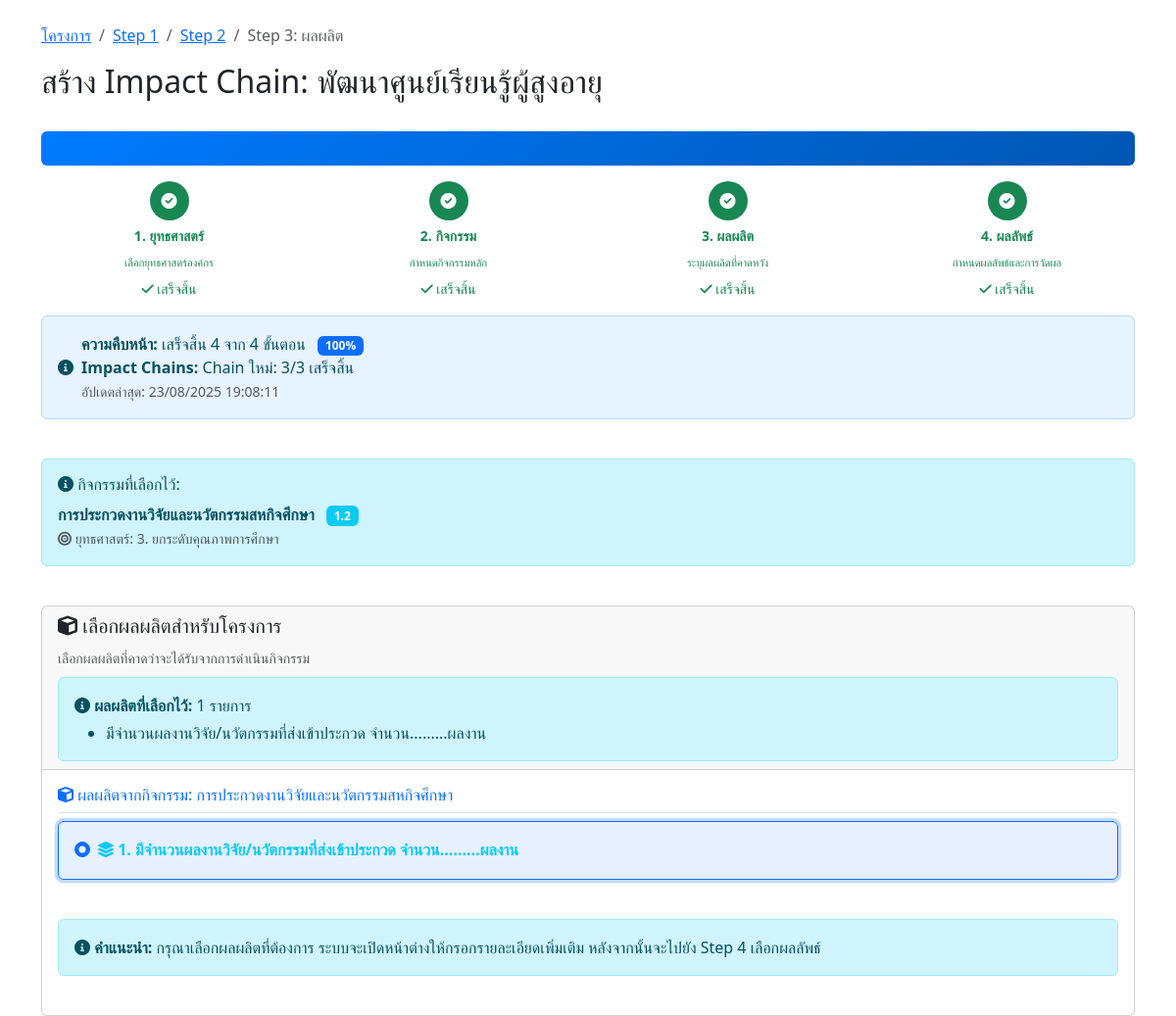
The app's page /impact-chain/step3-output.php?project_id=2 (signed in) with its own data.
### tables this page shows
CREATE TABLE `projects` (
  `id` int(11) NOT NULL,
  `project_code` varchar(50) NOT NULL COMMENT 'รหัสโครงการ',
  `name` varchar(500) NOT NULL COMMENT 'ชื่อโครงการ',
  `description` text DEFAULT NULL COMMENT 'รายละเอียดโครงการ',
  `objective` text DEFAULT NULL COMMENT 'วัตถุประสงค์โครงการ',
  `start_date` date DEFAULT NULL COMMENT 'วันที่เริ่มโครงการ',
  `end_date` date DEFAULT NULL COMMENT 'วันที่สิ้นสุดโครงการ',
  `budget` decimal(15,2) DEFAULT NULL COMMENT 'งบประมาณ',
  `organization` varchar(300) DEFAULT NULL COMMENT 'หน่วยงาน/องค์กร',
  `project_manager` varchar(200) DEFAULT NULL COMMENT 'ผู้จัดการโครงการ',
  `status` enum('incompleted','completed') DEFAULT 'incompleted' COMMENT 'สถานะโครงการ',
  `created_by` varchar(100) DEFAULT NULL COMMENT 'ผู้สร้าง',
  `created_at` timestamp NOT NULL DEFAULT current_timestamp(),
  `updated_at` timestamp NOT NULL DEFAULT current_timestamp() ON UPDATE current_timestamp(),
  `impact_chain_status` longtext DEFAULT NULL CHECK (json_valid(`impact_chain_status`)),
  `total_impact_chains` int(11) DEFAULT 0 COMMENT 'จำนวน Impact Chain ทั้งหมด',
  `current_chain_id` int(11) DEFAULT NULL COMMENT 'Impact Chain ที่กำลังทำอยู่'
);

CREATE TABLE `project_activities` (
  `id` int(11) NOT NULL,
  `project_id` int(11) NOT NULL COMMENT 'รหัสโครงการ',
  `activity_id` int(11) NOT NULL COMMENT 'รหัสกิจกรรม',
  `created_by` varchar(100) DEFAULT NULL COMMENT 'ผู้สร้าง',
  `created_at` timestamp NOT NULL DEFAULT current_timestamp(),
  `updated_at` timestamp NOT NULL DEFAULT current_timestamp() ON UPDATE current_timestamp()
);

CREATE TABLE `activities` (
  `activity_id` int(11) NOT NULL,
  `strategy_id` int(11) NOT NULL,
  `activity_code` varchar(20) NOT NULL,
  `activity_name` varchar(500) NOT NULL,
  `activity_description` text DEFAULT NULL
);

CREATE TABLE `strategies` (
  `strategy_id` int(11) NOT NULL,
  `strategy_code` varchar(50) NOT NULL,
  `strategy_name` varchar(255) NOT NULL,
  `description` text DEFAULT NULL,
  `created_at` timestamp NOT NULL DEFAULT current_timestamp()
);

CREATE TABLE `project_outputs` (
  `id` int(11) NOT NULL,
  `project_id` int(11) NOT NULL COMMENT 'รหัสโครงการ',
  `output_id` int(11) NOT NULL COMMENT 'รหัสผลผลิต',
  `output_details` text NOT NULL COMMENT 'รายละเอียดเพิ่มเติมของผลผลิต',
  `created_by` varchar(100) DEFAULT NULL COMMENT 'ผู้สร้าง',
  `created_at` timestamp NOT NULL DEFAULT current_timestamp(),
  `updated_at` timestamp NOT NULL DEFAULT current_timestamp() ON UPDATE current_timestamp()
);

CREATE TABLE `outputs` (
  `output_id` int(11) NOT NULL,
  `activity_id` int(11) NOT NULL,
  `output_sequence` varchar(10) DEFAULT NULL,
  `output_description` text NOT NULL,
  `target_details` text DEFAULT NULL
);

### impact-chain/step3-output.php (the view, shortened to what this page needs)
<?php
require_once '../config.php';
require_once '../includes/progress_bar.php';
$project_id = isset($_GET['project_id']) ? (int)$_GET['project_id'] : 0;
$chain_id = isset($_GET['chain_id']) ? (int)$_GET['chain_id'] : 0;
$user_id = $_SESSION['user_id'];
$check_query = "SELECT * FROM projects WHERE id = ? AND created_by = ?";
$check_stmt = mysqli_prepare($conn, $check_query);
mysqli_stmt_bind_param($check_stmt, 'is', $project_id, $user_id);
mysqli_stmt_execute($check_stmt);
$project_result = mysqli_stmt_get_result($check_stmt);
$project = mysqli_fetch_assoc($project_result);
$selected_activity = null;
if ($chain_id > 0) {
    $activity_query = "SELECT ic.activity_id, a.activity_name, a.activity_code, a.activity_description, s.strategy_id, s.strategy_name
                       FROM impact_chains ic
                       JOIN activities a ON ic.activity_id = a.activity_id
                       JOIN strategies s ON a.strategy_id = s.strategy_id
                       WHERE ic.id = ?";
    $activity_stmt = mysqli_prepare($conn, $activity_query);
    mysqli_stmt_bind_param($activity_stmt, 'i', $chain_id);
} else {
    $activity_query = "SELECT pa.activity_id, a.activity_name, a.activity_code, a.activity_description, s.strategy_id, s.strategy_name
                       FROM project_activities pa
                       JOIN activities a ON pa.activity_id = a.activity_id
                       JOIN strategies s ON a.strategy_id = s.strategy_id
                       WHERE pa.project_id = ?";
    $activity_stmt = mysqli_prepare($conn, $activity_query);
    mysqli_stmt_bind_param($activity_stmt, 'i', $project_id);
}
mysqli_stmt_execute($activity_stmt);
$activity_result = mysqli_stmt_get_result($activity_stmt);
if (mysqli_num_rows($activity_result) > 0) {
    $selected_activity = mysqli_fetch_assoc($activity_result);
}
$activity_id = $selected_activity['activity_id'];
$outputs_query = "SELECT o.*, a.activity_name, s.strategy_name
                  FROM outputs o
                  JOIN activities a ON o.activity_id = a.activity_id
                  JOIN strategies s ON a.strategy_id = s.strategy_id
                  WHERE o.activity_id = ?
                  ORDER BY o.output_sequence ASC, o.output_id ASC";
$outputs_stmt = mysqli_prepare($conn, $outputs_query);
mysqli_stmt_bind_param($outputs_stmt, 's', $activity_id);
mysqli_stmt_execute($outputs_stmt);
$outputs_result = mysqli_stmt_get_result($outputs_stmt);
$outputs = mysqli_fetch_all($outputs_result, MYSQLI_ASSOC);
$selected_outputs = [];
$selected_output_ids = [];
$selected_output_query = "SELECT po.output_id, o.output_description
                         FROM project_outputs po
                         JOIN outputs o ON po.output_id = o.output_id
                         WHERE po.project_id = ?";
$selected_output_stmt = mysqli_prepare($conn, $selected_output_query);
mysqli_stmt_bind_param($selected_output_stmt, 'i', $project_id);
mysqli_stmt_execute($selected_output_stmt);
$selected_output_result = mysqli_stmt_get_result($selected_output_stmt);
while ($output = mysqli_fetch_assoc($selected_output_result)) {
    $selected_outputs[] = $output;
    $selected_output_ids[] = $output['output_id'];
}
$grouped_outputs = [];
foreach ($outputs as $output) {
    $sequence = $output['output_sequence'];
    if (strpos($sequence, '.') === false) {
        $grouped_outputs[$sequence]['main'] = $output;
    } else {
        $main_sequence = explode('.', $sequence)[0];
        $grouped_outputs[$main_sequence]['sub'][] = $output;
    }
}
ksort($grouped_outputs);
?>
<!DOCTYPE html>
<html lang="th">
<head>
    <link href="https://cdn.jsdelivr.net/npm/bootstrap@5.3.0/dist/css/bootstrap.min.css" rel="stylesheet">
    <link href="https://cdnjs.cloudflare.com/ajax/libs/font-awesome/6.0.0/css/all.min.css" rel="stylesheet">
</head>
<body>
    <div class="container mt-4">
        <div class="row mb-4">
            <div class="col-12">
                <nav aria-label="breadcrumb">
                    <ol class="breadcrumb">
                        <li class="breadcrumb-item"><a href="../project-list.php">โครงการ</a></li>
                        <li class="breadcrumb-item"><a href="step1-strategy.php?project_id=<?php echo $project_id; ?>">Step 1</a></li>
                        <li class="breadcrumb-item"><a href="step2-activity.php?project_id=<?php echo $project_id; ?><?php echo ($chain_id > 0 ? '&new_chain=1' : ''); ?>">Step 2</a></li>
                        <li class="breadcrumb-item active">Step 3: ผลผลิต</li>
                    </ol>
                </nav>
                <h2>สร้าง Impact Chain: <?php echo htmlspecialchars($project['name']); ?></h2>
            </div>
        </div>
        <div class="row mb-4">
            <div class="col-12">
                <div class="alert alert-info">
                    <h6><i class="fas fa-info-circle"></i> กิจกรรมที่เลือกไว้:</h6>
                    <div class="mb-0">
                        <strong><?php echo htmlspecialchars($selected_activity['activity_name']); ?></strong>
                        <span class="badge bg-info ms-2"><?php echo htmlspecialchars($selected_activity['activity_code']); ?></span>
                        <br>
                        <small class="text-muted">
                            <i class="fas fa-bullseye"></i> ยุทธศาสตร์: <?php echo $selected_activity['strategy_id']; ?>. <?php echo htmlspecialchars($selected_activity['strategy_name']); ?>
                        </small>
                    </div>
                </div>
            </div>
        </div>
        <div class="row">
            <div class="col-12">
                <div class="card">
                    <div class="card-header">
                        <h5><i class="fas fa-cube"></i> เลือกผลผลิตสำหรับโครงการ</h5>
                        <small class="text-muted">เลือกผลผลิตที่คาดว่าจะได้รับจากการดำเนินกิจกรรม</small>
                        <?php if (!empty($selected_outputs)): ?>
                            <div class="mt-2">
                                <div class="alert alert-info mb-0">
                                    <i class="fas fa-info-circle"></i>
                                    <strong>ผลผลิตที่เลือกไว้:</strong> <?php echo count($selected_outputs); ?> รายการ
                                    <ul class="mb-0 mt-1">
                                        <?php foreach ($selected_outputs as $output): ?>
                                            <li><?php echo htmlspecialchars($output['output_description']); ?></li>
                                        <?php endforeach; ?>
                                    </ul>
                                </div>
                            </div>
                        <?php endif; ?>
                    </div>
                    <div class="card-body">
                        <?php if (empty($outputs)): ?>
                            <div class="alert alert-warning">
                                <i class="fas fa-exclamation-triangle"></i> ไม่พบข้อมูลผลผลิตที่เกี่ยวข้องกับกิจกรรมที่เลือก
                            </div>
                            <div class="d-flex justify-content-between">
                                <a href="step2-activity.php?project_id=<?php echo $project_id; ?><?php echo ($chain_id > 0 ? '&new_chain=1' : ''); ?>" class="btn btn-outline-secondary">
                                    <i class="fas fa-arrow-left"></i> ย้อนกลับ
                                </a>
                            </div>
                        <?php else: ?>
                            <div class="mb-4">
                                <h6 class="text-primary border-bottom pb-2">
                                    <i class="fas fa-cube"></i> ผลผลิตจากกิจกรรม: <?php echo htmlspecialchars($selected_activity['activity_name']); ?>
                                </h6>
                                <?php
                                foreach ($grouped_outputs as $main_sequence => $group):
                                ?>
                                    <?php if (isset($group['main'])): ?>
                                        <div class="mb-4">
                                            <div class="row">
                                                <div class="col-12 mb-3">
                                                    <div class="card border-info output-card <?php echo in_array($group['main']['output_id'], $selected_output_ids) ? 'border-primary selected' : ''; ?>">
                                                        <div class="card-body">
                                                            <div class="form-check">
                                                                <input class="form-check-input" type="radio"
                                                                    name="selected_output" value="<?php echo $group['main']['output_id']; ?>"
                                                                    id="output_<?php echo $group['main']['output_id']; ?>"
                                                                    data-output-description="<?php echo htmlspecialchars($group['main']['output_description']); ?>"
                                                                    <?php echo in_array($group['main']['output_id'], $selected_output_ids) ? 'checked' : ''; ?>>
                                                                <label class="form-check-label fw-bold text-info" for="output_<?php echo $group['main']['output_id']; ?>">
                                                                    <i class="fas fa-layer-group"></i> <?php echo $group['main']['output_sequence']; ?>. <?php echo htmlspecialchars($group['main']['output_description']); ?>
                                                                </label>
                                                            </div>
                                                        </div>
                                                    </div>
                                                </div>
                                            </div>
                                        </div>
                                    <?php endif; ?>
                                <?php endforeach; ?>
                                <div class="alert alert-info mt-4">
                                    <i class="fas fa-info-circle"></i>
                                    <strong>คำแนะนำ:</strong> กรุณาเลือกผลผลิตที่ต้องการ ระบบจะเปิดหน้าต่างให้กรอกรายละเอียดเพิ่มเติม หลังจากนั้นจะไปยัง Step 4 เลือกผลลัพธ์
                                </div>
                            </div>
                        <?php endif; ?>
                    </div>
                </div>
            </div>
        </div>
    </div>
</body>
</html>

### impact-chain/step3-output.php (style rules this page uses)
.output-card { cursor: pointer; transition: all 0.3s ease; }
.output-card.selected { border-color: #0d6efd !important; background-color: rgba(13, 110, 253, 0.1); box-shadow: 0 0 0 0.2rem rgba(13, 110, 253, 0.25); }

### records on screen
projects: name "พัฒนาศูนย์เรียนรู้ผู้สูงอายุ"
project_activities: activity.activity_name "การประกวดงานวิจัยและนวัตกรรมสหกิจศึกษา", activity.activity_code "1.2", strategies.strategy_id "3", strategies.strategy_name "ยกระดับคุณภาพการศึกษา"
project_outputs: output.output_description "มีจำนวนผลงานวิจัย/นวัตกรรมที่ส่งเข้าประกวด จำนวน.........ผลงาน"
outputs: output_id "☑ 1. มีจำนวนผลงานวิจัย/นวัตกรรมท", output_sequence "1", output_description "มีจำนวนผลงานวิจัย/นวัตกรรมที่ส่งเข้าประกวด จำนวน.........ผลงาน"

### other values on screen
$steps[$i]['name'] "ยุทธศาสตร์"
$steps[$i]['description'] "เลือกยุทธศาสตร์องค์กร"
$steps[$i]['name'] "กิจกรรม"
$steps[$i]['description'] "กำหนดกิจกรรมหลัก"
$steps[$i]['name'] "ผลผลิต"
$steps[$i]['description'] "ระบุผลผลิตที่คาดหวัง"
$steps[$i]['name'] "ผลลัพธ์"
$steps[$i]['description'] "กำหนดผลลัพธ์และการวัดผล"
$completed_count "4"
$progress_percentage "100"
$multi_status['multiple_chains']['completed_chains'] "3"
$multi_status['multiple_chains']['total_chains'] "3"
date('d/m/Y H:i:s', strtotime($status['last_updated'])) "23/08/2025 19:08:11"
count($selected_outputs) "1"
